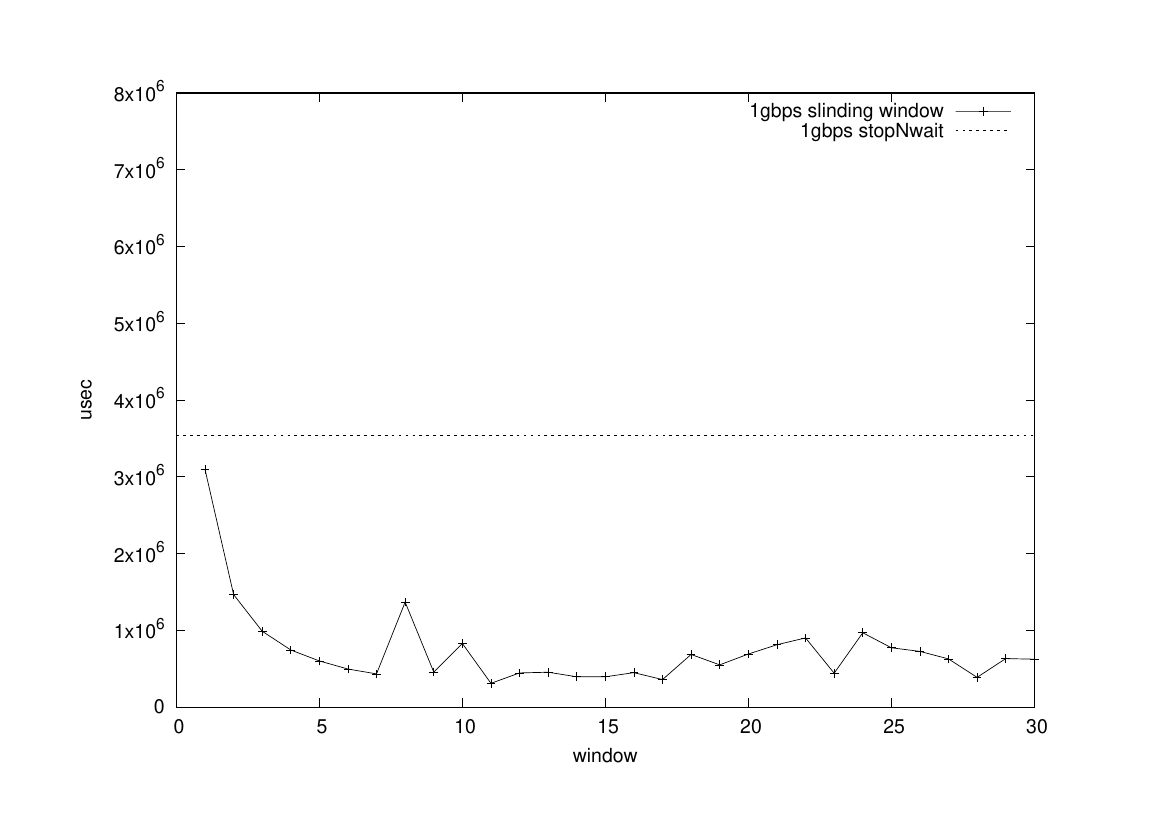

Reproduce this figure in gnuplot.
set terminal postscript landscape
set nolabel
set xlabel "window"
set xrange [0:30]
set ylabel "usec"
set yrange [0:8000000]
set output "udp.ps"
plot "1gbps.dat" title "1gbps slinding window" with linespoints, 3545340 title "1gbps stopNwait" with line
